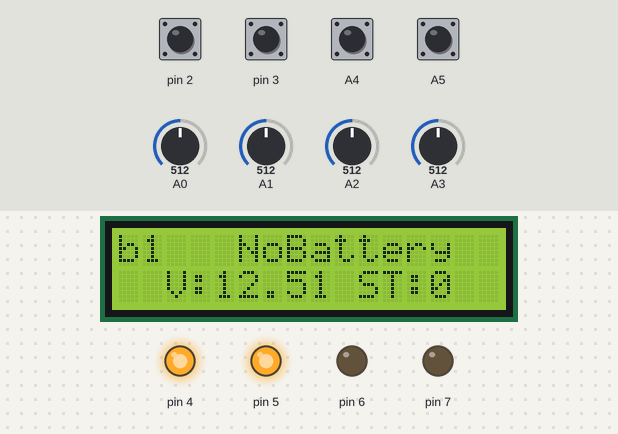
The sketch below on a simulated Arduino Uno, built with avr-gcc and run on an emulated ATmega328P. On the bench: 16×2 character LCD, output pins drawn as LEDs (lit = HIGH). Inputs (shaded band) come from the test bench; at power-on: A4, A5, pin 2, pin 3 HIGH, A2 = 512, A0 = 512, A1 = 512, A3 = 512. What the sketch prints to the serial monitor is not drawn.

Above: at 1.2 s.
1.3 s: pin 2 pulled LOW for 1.25 s
At 3.5 s:
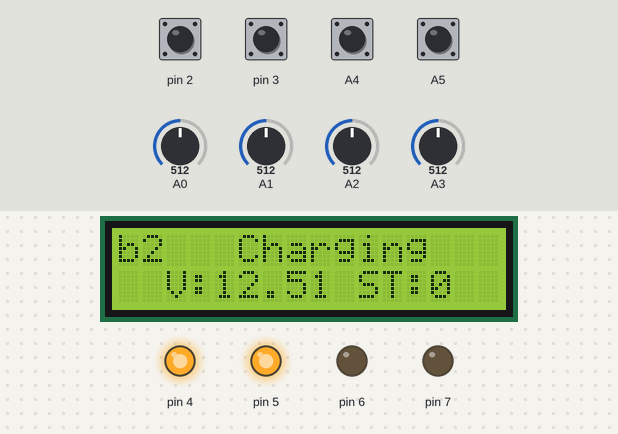
5.7 s: A2 set to 716
At 6.5 s:
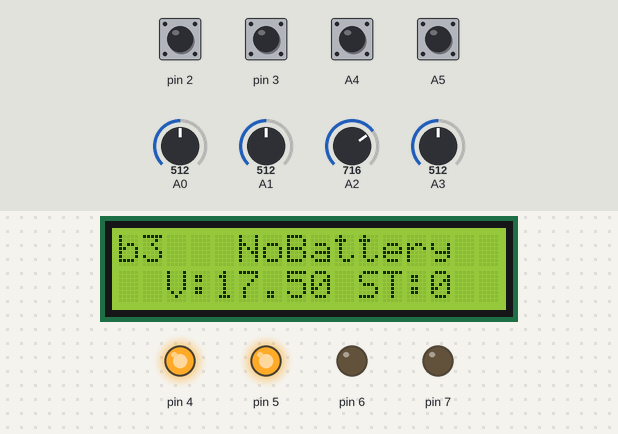
9.8 s: A0 set to 306
At 12.7 s:
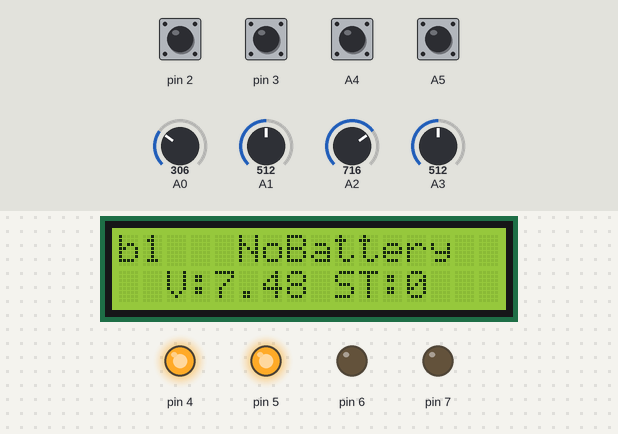
13.9 s: A1 set to 306
At 15.8 s:
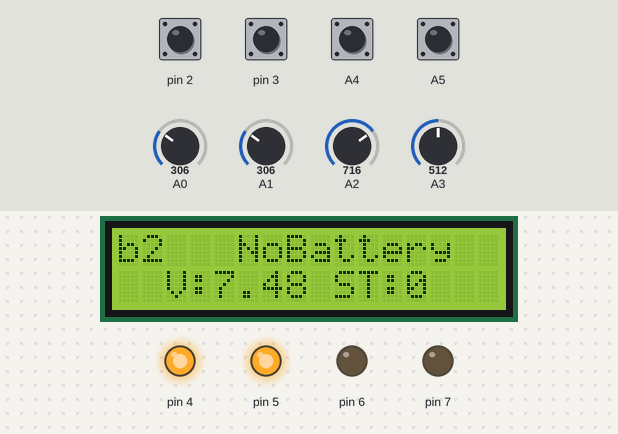
18.0 s: A3 set to 306
At 22.0 s:
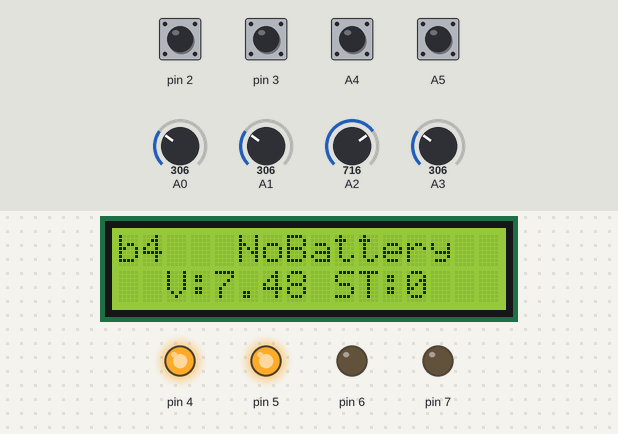
22.1 s: A5 pulled LOW for 1.25 s
At 24.3 s:
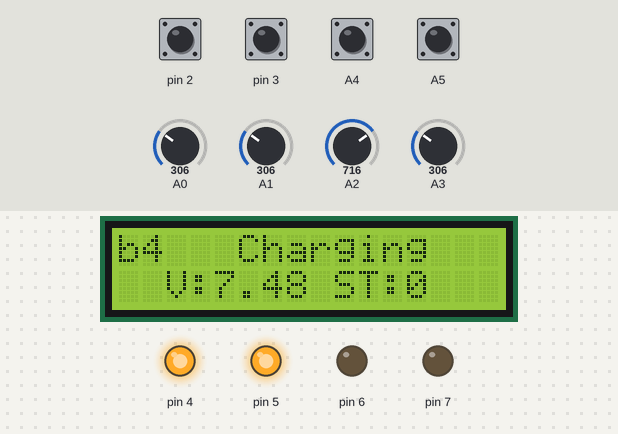
Timing chart, 0 to 25.8 s (numbered marks = the images above; inputs shaded):
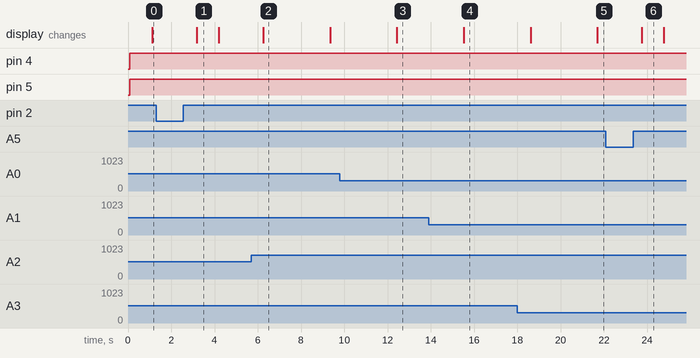

The sketch:

battery.ino
```cpp
#include <Wire.h>
#include <String.h>
#include <LiquidCrystal.h>
LiquidCrystal lcd(13, 12, 11, 10, 9, 8);


int delay_min=15;//穩壓時間
double static_volt=13.5;//穩壓電壓(以下)
double error_volt=0.2;//穩壓允許誤差值
int cn=0;
unsigned long lastUpdate = 0; // 用來記錄上次更新顯示的時間
int displayIndex = 0; // 用來記錄當前顯示的Control物件
const unsigned long displayInterval = 3000; // 顯示每個Control物件的時間間隔 (以毫秒為單位)

void printMillisecondsAsTime(unsigned  long milliseconds) {
    unsigned long seconds = milliseconds / 1000;
    milliseconds = milliseconds % 1000;

    unsigned long minutes = seconds / 60;
    seconds = seconds % 60;

    unsigned long hours = minutes / 60;
    minutes = minutes % 60;
    Serial.print(hours);
    Serial.print(" hours,");
    Serial.print(minutes);
    Serial.print(" minutes,");
    Serial.print(seconds);
    Serial.print(" seconds,");
    Serial.print(milliseconds);
    Serial.println(" milliseconds");

}
class Control {
  public:
    int switchPin; // 定义微动开关连接的引脚
    int switchState=1; // 用于存储微动开关状态的变量
    String L1,L2;
    int vpin;//電壓檢測角位
    int rpin;//繼電器角位
    double volt;//現在電壓
    String state;//充電座狀態 No Battery/Charging/complete
    double temp;//暫存電壓
    double temp13;//首次13V以上電壓
    bool charge_state=false;//是否首次進入13V穩壓
    int static_time=0;//穩壓次數 每次為1分鐘
    unsigned long time_now = 0;//更新穩壓時間
    int signame=0;//充電座編號
    unsigned long current_time;
    bool onece=true;
    int LH;
    Control(int vpin,int rpin,int switchPin,int LH){//INIT
      this->vpin=vpin;
      this->rpin=rpin;
      this->switchPin=switchPin;
      this->LH=LH;
      pinMode(rpin, OUTPUT);
      pinMode(switchPin, INPUT_PULLUP);
      cn++;
      signame=cn;
    }

    void run(){
      switchState = digitalRead(switchPin);
      volt=analogRead(vpin)/4.092/10;
      Serial.print("b");
      Serial.print(signame);
      Serial.println(":");
      Serial.print("Volt:");
      Serial.println(volt);
      Serial.print("state:");
      Serial.println(state);
      L1 = "b" + String(signame) + "   " + state;
      L2 = "  V:" + String(volt) + " ST:" + String(static_time);
      if(LH==0){
      if(switchState == 0&&onece){
        if(volt>=13&&volt<static_volt){
          Serial.print("static_times:");
          Serial.println(static_time);
          Serial.print("First 13V volt:");
          Serial.println(temp13);
          Serial.print("error volt:");
          Serial.println(temp-volt);
          Serial.print("current_time:");
          printMillisecondsAsTime(millis()-current_time);
          if(!charge_state){
            time_now=millis();
            current_time=time_now;
            temp13=volt;
            temp=volt;
            charge_state=true;
          }
          if((abs(volt-temp13)<=error_volt/*誤差電壓*/)&&(millis()-time_now>=60000/*每隔1分鐘檢測*/)){
            temp=volt;
            static_time++;
            time_now=millis();
          }else if((abs(temp13-temp)<=error_volt)){
            temp=volt;
          }else{
            static_time=0;
            charge_state=false;
          }
          if(static_time>=delay_min/*5分鐘穩壓停止充電*/){
            state="Complete";
            digitalWrite(rpin, HIGH);
            onece=false;
          }else{
            state="Charging";
            digitalWrite(rpin, LOW);
          }
        }else{
          state="Charging";
          digitalWrite(rpin, LOW);
          static_time=0;
        }
      }else if(switchState == 0&&!onece){
          Serial.println("--------------------");
          digitalWrite(rpin, HIGH);
      }else{
        Serial.println("--------------------");
        state="NoBattery";
        digitalWrite(rpin, LOW);
        charge_state=false;
        static_time=0;
        onece=true;
      }
      }
      else{
      if(switchState == 0&&onece){
        if(volt>=13&&volt<static_volt){
          Serial.print("static_times:");
          Serial.println(static_time);
          Serial.print("First 13V volt:");
          Serial.println(temp13);
          Serial.print("error volt:");
          Serial.println(temp-volt);
          Serial.print("current_time:");
          printMillisecondsAsTime(millis()-current_time);
          if(!charge_state){
            time_now=millis();
            current_time=time_now;
            temp13=volt;
            temp=volt;
            charge_state=true;
          }
          if((abs(volt-temp13)<=error_volt/*誤差電壓*/)&&(millis()-time_now>=60000/*每隔1分鐘檢測*/)){
            temp=volt;
            static_time++;
            time_now=millis();
          }else if((abs(temp13-temp)<=error_volt)){
            temp=volt;
          }else{
            static_time=0;
            charge_state=false;
          }
          if(static_time>=delay_min/*5分鐘穩壓停止充電*/){
            state="Complete";
            digitalWrite(rpin, LOW);
            onece=false;
          }else{
            state="Charging";
            digitalWrite(rpin, HIGH);
          }
        }else{
          state="Charging";
          digitalWrite(rpin, HIGH);
        }
      }else if(switchState == 0&&!onece){
          Serial.println("--------------------");
          digitalWrite(rpin, LOW);
      }else{
        Serial.println("--------------------");
        state="NoBattery";
        digitalWrite(rpin, HIGH);
        charge_state=false;
        static_time=0;
        onece=true;
      }
      }
      Serial.println("--------------------");
    }

};

Control b1(A0,7,3,0);
Control b2(A1,6,2,0);
Control b3(A2,5,A4,1);
Control b4(A3,4,A5,1);
Control* controls[4] = { &b1,&b2,&b3,&b4 }; // 將所有 Control 物件加入陣列


void setup() {
  Serial.begin(115200);
  lcd.begin(16, 2);
  Serial.print("Enable Charge Control:");
  Serial.println(cn);
}

void loop() {
  unsigned long currentMillis = millis();
//  b1.run();
//  b2.run();
  for (int i = 0; i < cn; i++) {
    controls[i]->run();
  }
    if (currentMillis - lastUpdate >= displayInterval) {
    lastUpdate = currentMillis;
    displayIndex = (displayIndex + 1) % cn; // 循環切換顯示
  }

  // 顯示當前選擇的Control物件
  lcd.clear();
  lcd.setCursor(0, 0);
  lcd.print(controls[displayIndex]->L1);
  lcd.setCursor(0, 1);
  lcd.print(controls[displayIndex]->L2);
  Serial.println("Overview:");
  Serial.print("Times:");
  printMillisecondsAsTime(millis());
  Serial.println("--------------------");

  delay(1000);
}
```

Measured:
- after the input at 1.3 s, the display: changes after 1.9 s (image 1)
- after the input at 9.8 s, the display: changes after 2.6 s (image 3)
- after the input at 13.9 s, the display: changes after 1.6 s (image 4)
- after the input at 22.1 s, the display: changes after 1.7 s (image 6)
- what the display in image 1 shows lasts 1.0 s, from 3.2 s to 4.2 s
- what the display in image 2 shows lasts 3.1 s, from 6.3 s to 9.4 s
